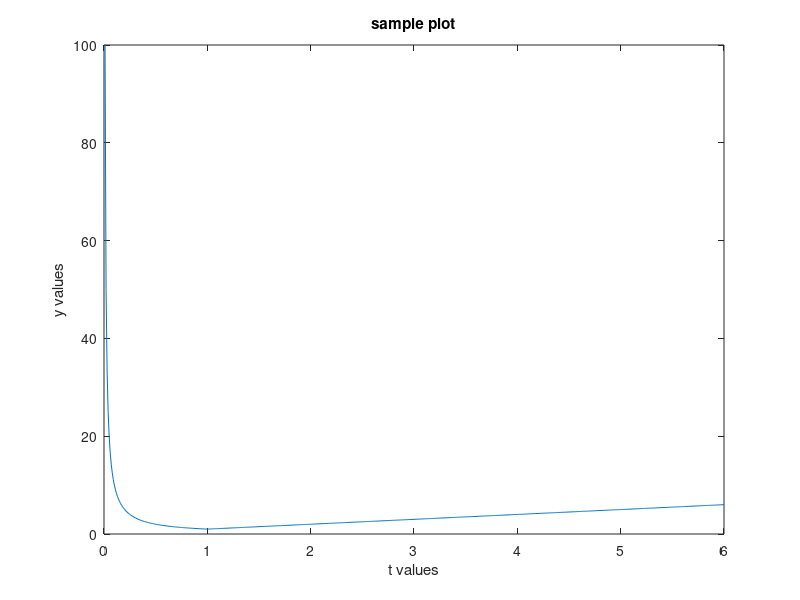

This chart was generated by the following MATLAB code: (Note: this script raises an error after producing the figure.)
%% Introduction to Matlab
% Mai Le
% 09-04-13


%% Declaring variables
keyboard;
x = 2
abc_123 = 0.005
% 1ab = 2 % you cannot begin a variable name with a number
y = 'eecs451' % string
eecs_451_is_fun = true % boolean

% Comments are preceded by '%'
% Semicolons supress output
% '%%' delineates cells

% Matlab has some special values with reserved names
radius = 5/3;
circ = 2*pi*radius
inf
NaN 
i % very useful!
j 

%% Relational Operators
4 < 4
4 <= 4
x = 6;
y = 3;
x > y
x >= y
z = 3;
y == z
y ~= z % not != like in C

% Use logical operators to combine boolean expressions
% not
~eecs_451_is_fun
% and
(x >= y) & (y == z)
% or
(x < y) | (y == z)

%% Matrices
% scalars
x = 23
u = 7/4 + 0.3*i

% row vectors
y = [12, 10, 3] 
v = [12 10 3] 

% column vector
z = [12; 10; 3] 
w = y' 
% Note on transpose: If you use ' on a complex matrix, it will do transpose AND a
% complex conjugate (this is known as the Hermitian). If you seek to take
% just the transpose of a Hermitian matrix, use .'
% for example: B = A.';


% Extracting elements of vectors 
% Indexing begins at 1, not 0!
y(3)
y(end)
y(1)
% y(0) % this will yield an error!

% You can also create evenly spaced entries with the colon operator or
% linspace
x = 1:0.5:5
y = linspace(0,10,25)

clear; % this will clear all the variables from your workspace

% Matrices
X = [1 2 3; 4 5 6; 7 8 9]
X(2,3)
X(1,end)
% X(3,0) % this will yield an error!

X13 = X(3,1:3)
X22 = X(1:2,2:3)
X21 = X(1:2,1)
X(:,3) % equivalent to X(1:end,3)
X(:) % stretches out matrix column-by-column into a vector

%% Augmenting and Concatenating Matrices

X(4,2) = pi
X1 = [1 2; 3 4]
X2 = [5 6; 7 8]
Y = repmat(X,2,2)
Z1 = [X1; X2]
Z2 = [X1 X2]

%% Matrix Operations

Y1 = X1 + 5;
Y2 = X1 + X2;

Y1 = X1*X2;
Y2 = X1.*X2; % elementwise multiplication

Z1 = X1.^2; % elementwise exponentiation
Z2 = X1^2;
Z3 = X1.^X2; % elementwise exponentiation
Z4 = X1./X2; % elementwise division
Z5 = X1/X2; % X1*inv(X2)

% other ways to construct matrices
% zeros
% ones
% eye
% rand % random numbers from a uniform distribution
% randn % random numbers from a standard Gaussian
% diag

% other matrix functions
% size
% length
% det
% inv
% \ % this computes left-sided inverse. For AX=B, X = A\B.
% eig
% rank
% find

% abs % absolute value or magnitude
% sign
% sin
% cos
% asin
% acos
% exp
% log, log10
% ceil, floor
% round
% real
% image
% angle % calculates phase
% sort

% sum
% prod
% max
% min
% mean
% median
% std
% var

% help is a useful tool! type help <function name> for syntax help

%% Plotting commands

t = 0:0.01:6;
y = t.*(t >= 1)+(1./t).*(t < 1);
plot(t,y);
xlabel('t values');
ylabel('y values');
title('sample plot');

%% Importing/Exporting Data

load data.mat

save('info.mat','X1','X2')

%% Flow Control

if (eecs_451_is_fun)
    display('hip hip hooray');
end

counter = 0;
for ii = 1:12 % be careful not to overwrite i and j
    counter = counter + 1;
end

% you can nest for loops
n = 5;
m = 6;
a  = zeros(n,m);
for ii = 1:n
    for jj = 1:m
        a(ii,jj) = 1/(ii+jj);
    end
end

sum = 0;
while (counter > 2)
    sum = sum + counter;
    counter = counter - 1;
end

%% publishing your scripts

publish('Homework10','pdf')


% for more info, http://www.mathworks.com/help/matlab/matlab_prog/publishing-matlab-code.html
